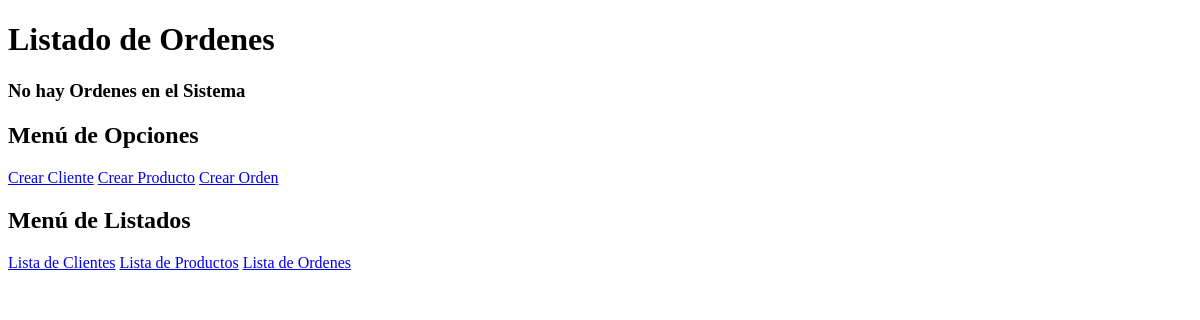
/order/, run on an earlier commit of the app's database.
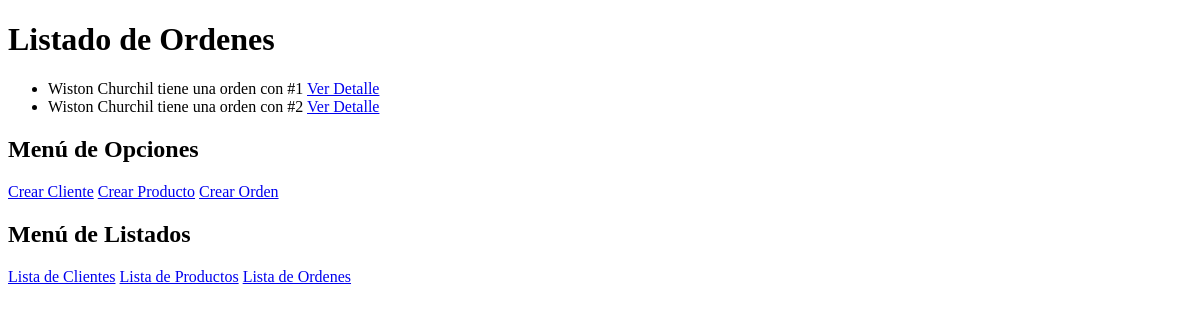
And on a later commit of the database.
### order/models.py (models this page shows, shortened)
class Order(models.Model):
	order_customer_id = models.ForeignKey('Customer')
	order_product_id = models.ForeignKey('Product')
	order_amount = models.IntegerField(max_length=64)
	order_date = models.DateField(auto_now=True)

class Customer(models.Model):
	customer_name = models.CharField(max_length=128,
		blank=True, null=True,
		verbose_name='Nombre',
		help_text='Ingrese el Nombre Completo.')
	customer_slug = models.SlugField(max_length=128, blank=True, null=True)
	customer_address = models.CharField(max_length=64,
		blank=True, null=True,
		verbose_name='Direccion',
		help_text='Ingrese la Direccion del Cliente.')
	customer_phone = models.CharField(max_length=24,
		blank=True, null=True,
		verbose_name='Telefono',
		help_text='Ingrese el teléfono del Cliente.')
	""" Campos para auditar el cliente con respecto a la creacion y la actualizacion """
	date_created_customer = models.DateTimeField(auto_now=True)
	date_updated_customer = models.DateTimeField()
	def __str__(self):
		return self.customer_name

### order/views.py (the view)
def order_index(request):
    context = {}
    orders = Order.objects.all()
    context.update({'orders':orders, 'title': 'Listado de Ordenes'})
    return render(request,'order_index.html', context)

### order/templates/order_index.html (shortened to what this page needs)
<!DOCTYPE html>
<html lang="en">
<head>
</head>
<body>
	<h1>{{ title }}</h1>
	{% if orders %}
		<ul>
		{% for order in orders %}
			<li>{{ order.order_customer_id }} tiene una orden con #{{ order.id }}  <a href="{% url 'order' order.id %}">Ver Detalle</a></li>
		{% endfor %}
        </ul>
    {% else %}
    	<h3>No hay Ordenes en el Sistema</h3>
    {% endif %}
    <h2>Menú de Opciones</h2>
    <a href="{% url 'add_customer' %}">Crear Cliente</a>
    <a href="{% url 'add_product' %}">Crear Producto</a>
    <a href="{% url 'add_order' %}">Crear Orden</a><br />
    <h2>Menú de Listados</h2>
    <a href="{% url 'customer_list' %}">Lista de Clientes</a>
    <a href="{% url 'product_list' %}">Lista de Productos</a>
    <a href="{% url 'order_index' %}">Lista de Ordenes</a>
</body>
</html>

What changed in the data, as far as the page shows it:
added Order: order_customer_id "Wiston Churchil", id "1"
added Order: order_customer_id "Wiston Churchil", id "2"
Also different on the page:
text no longer shown: "No hay Ordenes en el Sistema"
